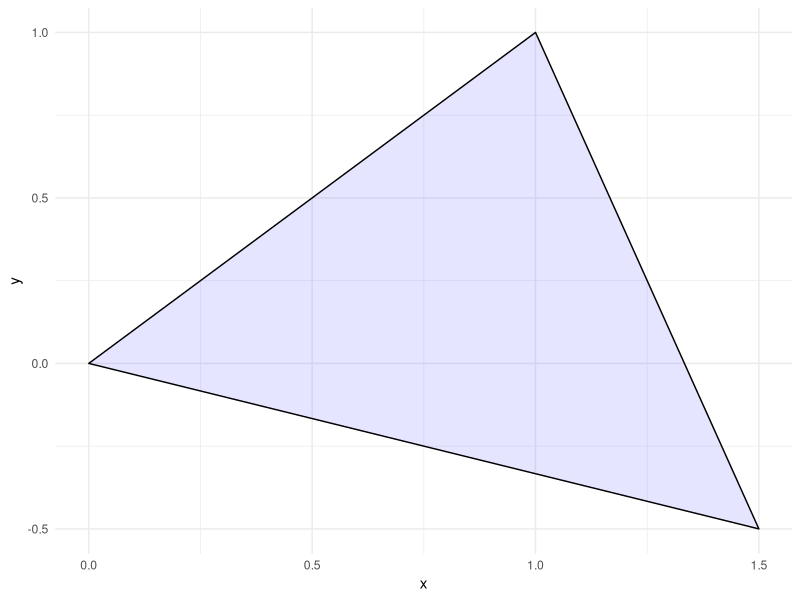
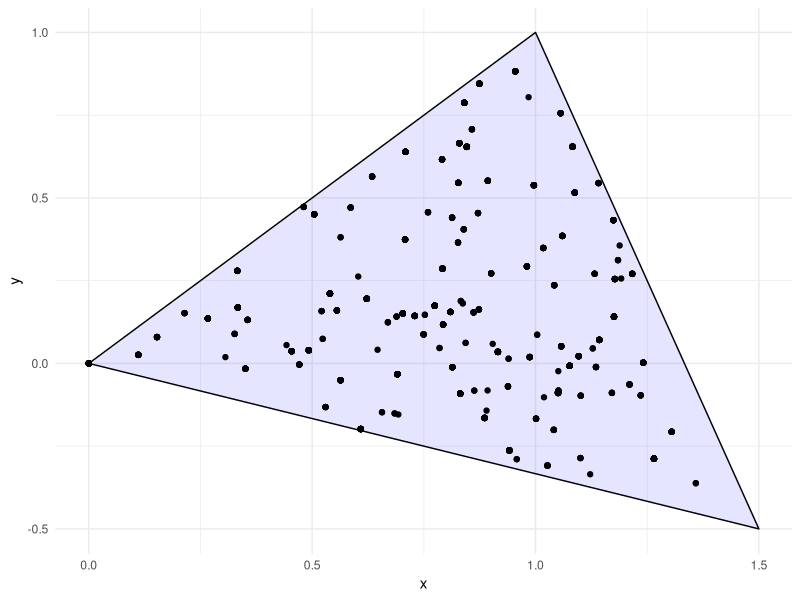
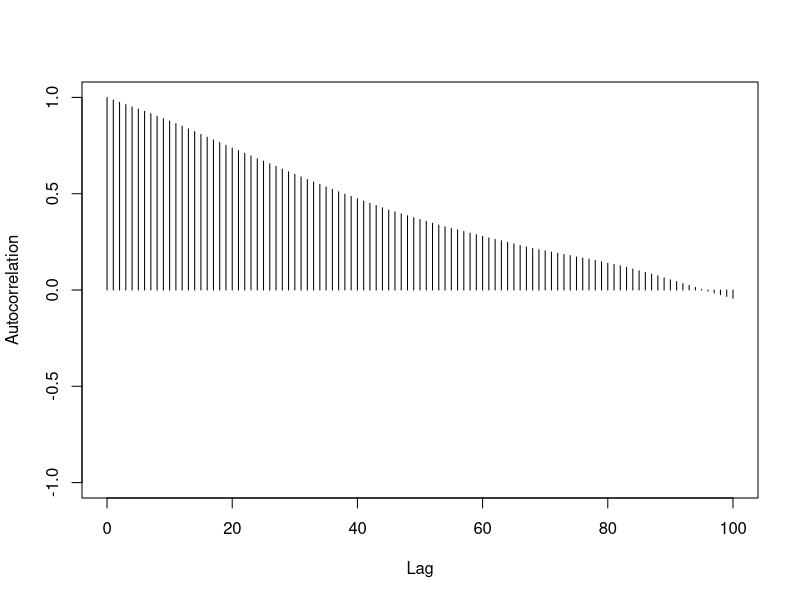
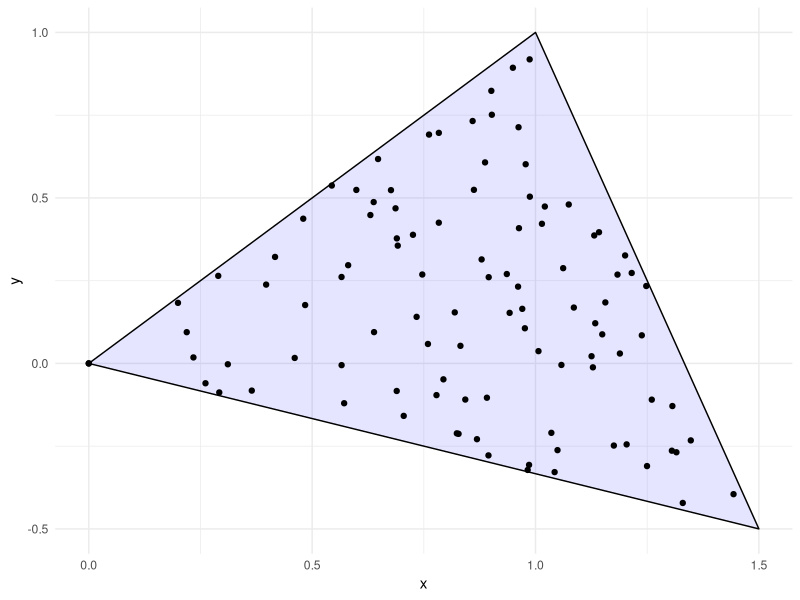
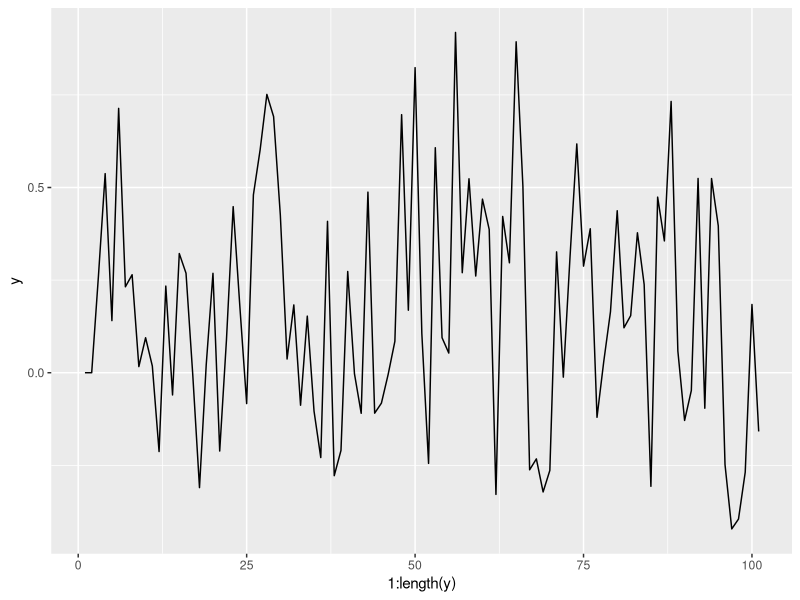
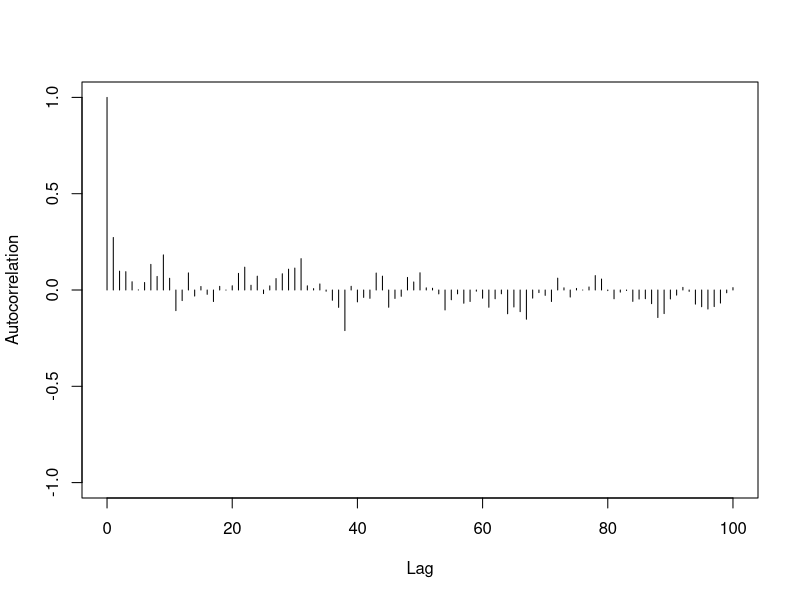

The R script that drew these images, in order:
## ---- chunk 1
library(tidyverse)

g <- ggplot() +
geom_polygon(aes(x = c(0, 1, 1.5), y = c(0, 1, -0.5)), fill = "blue", color = "black", alpha =
0.1) +
xlab("x") + ylab("y") + theme_minimal()
g
## ---- chunk 2
step_lab1 <- function(x, m) {
y <- x + m
if ((-y[1] + y[2] <= 0) & (y[1] + 3 * y[2] >= 0) & (3 * y[1] + y[2] <= 4))
return(y) else
return(x) 
}

chain_lab1 <- function(steps, start, scale = 1) {
state <- start
x <- rep(0, steps + 1)
y <- rep(0, steps + 1)
x[1] <- start[1]
y[1] <- start[1]
m1 <- scale * rnorm(steps) 
m2 <- scale * rnorm(steps) 
for (i in 1:steps) {
x[i + 1] <- state[1]
y[i + 1] <- state[2]
state <- step_lab1(state, c(m1[i], m2[i]))
}
return(tibble(x, y)) 
}

res <- chain_lab1(1000, c(0, 0))

g + geom_point(data = res, aes(x, y))
## ---- chunk 3
library(coda)
autocorr(as.mcmc(pull(res, x)))

autocorr(as.mcmc(pull(res, y)))
## ---- chunk 4
res <- chain_lab1(1000, c(0, 0), scale=0.05)
autocorr.plot(as.mcmc(pull(res, x)), lag.max=100)
## ---- chunk 5
step_lab2 <- function(x, u1, u2) {
  w <- rep(0, 2)
  w[1] <- ((4 - x[2]) / 3 - max(x[2], -3 * x[2])) * u1 + max(x[2], -3 * x[2]) 
  w[2] <- (min(w[1], 4 - 3 * w[1]) + w[1] / 3) * u2 - w[1] / 3
  return(w)
}

chain_lab2 <- function(steps, start) {
state <- start
x <- rep(0, steps + 1)
y <- rep(0, steps + 1)
x[1] <- start[1] 
y[1] <- start[1]
u1 <- runif(steps) 
u2 <- runif(steps) 
for (i in 1:steps) {
x[i + 1] <- state[1]
y[i + 1] <- state[2]
state <- step_lab2(state, u1[i], u2[i])
}
return(tibble(x, y)) 
}

res2 <- chain_lab2(100, c(0, 0))
g + geom_point(data = res2, aes(x, y))

res2 %>%
  ggplot() +
geom_line(aes(x = 1:length(y), y = y))

autocorr.plot(as.mcmc(pull(res2, x)), lag.max = 100)
